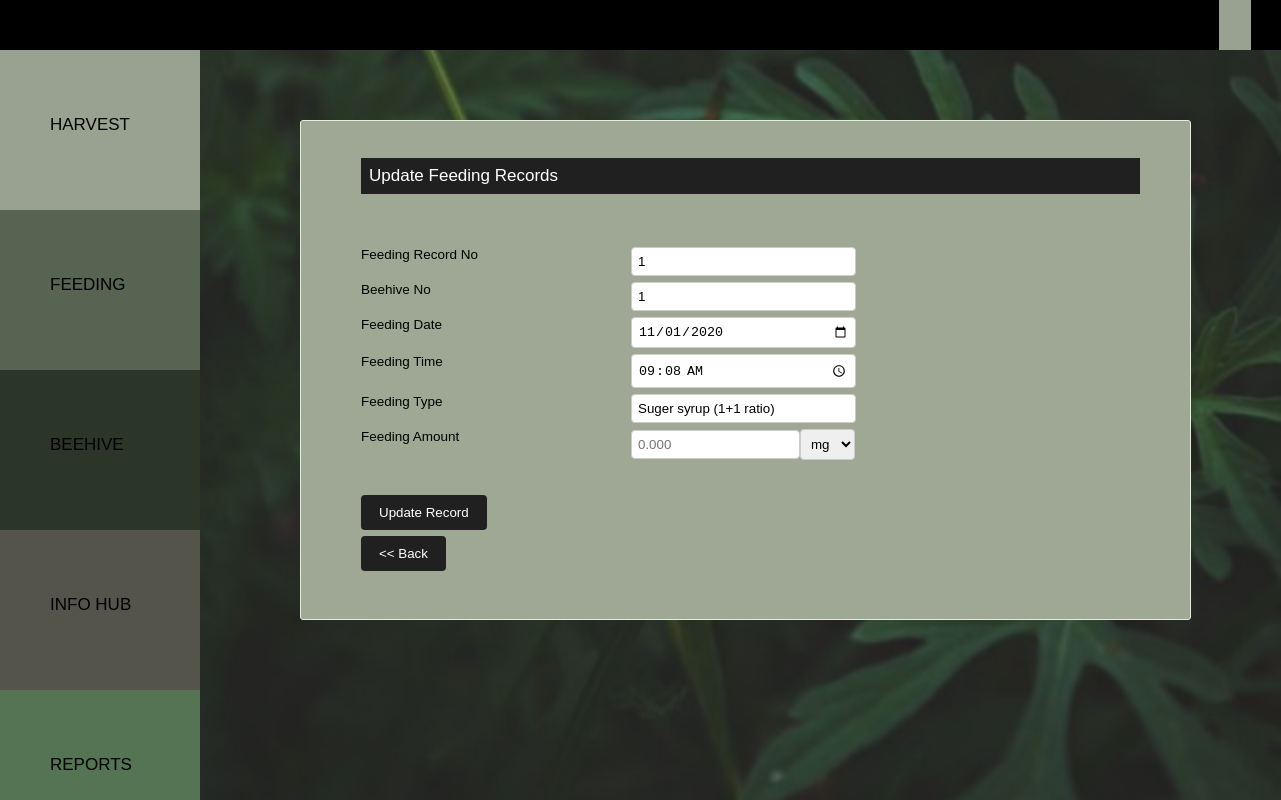
/src/php/bk_updatefeeding.php?FeedingRecNo=1, run on an earlier commit of the app's database.
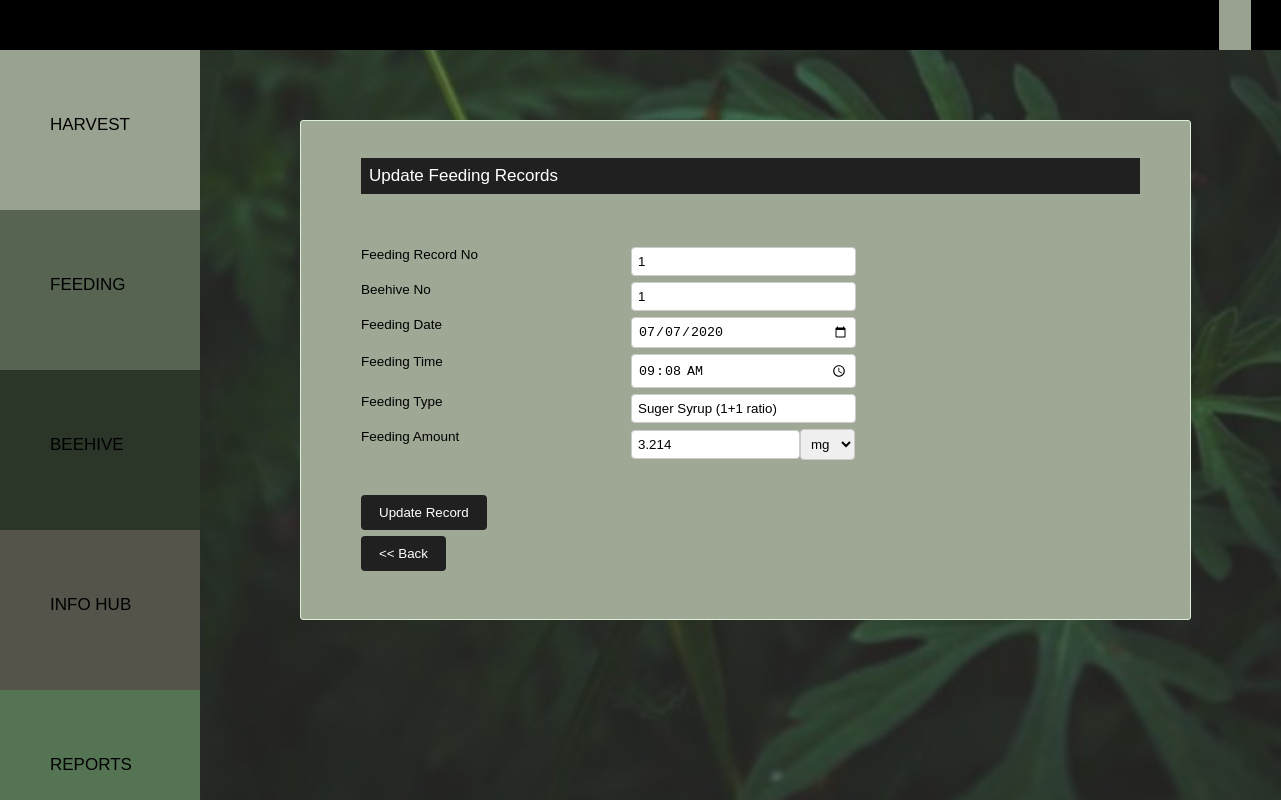
And on a later commit of the database.
### tables this page shows
CREATE TABLE `feeding` (
  `FeedingRecNo` int(10) NOT NULL,
  `userID` int(10) NOT NULL,
  `beehiveno` int(10) NOT NULL,
  `date` date NOT NULL,
  `fdate` date NOT NULL,
  `ftime` time(2) NOT NULL,
  `feedingtype` varchar(50) NOT NULL,
  `famount` decimal(20,3) NOT NULL,
  `unit` varchar(5) NOT NULL,
  `is_deleted` tinyint(1) NOT NULL DEFAULT 0
);

### src/php/bk_updatefeeding.php (the view, shortened to what this page needs)
<html>
    <head>
      <link rel="stylesheet" type="text/CSS" href="../../public/css/bk_style.css">
      <link rel="stylesheet" type="text/CSS" href="../../public/css/bk_catstyle.css">
    </head>
  <body  >
        <?php include('bk_navbar.php');
        include('bk_sidenavbar.php');
?>
<div class="main">
    <div class="bhivecontainer">
    <p >Update Feeding Records</p>
    <br />
    <br />
<?php
if(isset($_GET['FeedingRecNo'])){
  $sql1 = "SELECT FeedingRecNo,beehiveno,fdate,ftime,feedingtype,famount,unit FROM feeding WHERE  FeedingRecNo =".$_GET['FeedingRecNo'];
  $result1= mysqli_query($connection,$sql1);
  while($row=mysqli_fetch_assoc($result1)){
        echo '<form  method="post" action="" ><div class="row" >';
        echo '<div class="col1">';
        echo 'Feeding Record No </div><div class="col3">';
        echo "<input type = 'number' name='FeedingRecNo' style='width: 225px'  value ='".$row['FeedingRecNo']."' readonly>";
        echo "</div>";
        echo "</div>";
        echo '<div class="row" >';
        echo '<div class="col1">';
        echo 'Beehive No </div><div class="col3" ><input type = "number" min="0" name="beehiveno" style="width: 225px" required value ="'.$row['beehiveno'].'" >';
        echo "</div>";
        echo "</div>";
        echo '<div class="row" >';
        echo '<div class="col1">';
        echo 'Feeding Date </div><div class="col3"><input type = "date" name="fdate" style="width: 225px" required value ="'.$row['fdate'].'" >';
        echo "</div>";
        echo "</div>";
        echo '<div class="row" >';
        echo '<div class="col1">';
        echo 'Feeding Time </div><div class="col3"><input type = "time"" name="ftime" style="width: 225px" required value ="'.$row['ftime'].'" >';
        echo "</div>";
        echo "</div>";
        echo '<div class="row" >';
        echo '<div class="col1">';
        echo 'Feeding Type </div><div class="col3"><input type = "text" name="feedingtype" style="width: 225px" value ="'.$row['feedingtype'].'" required >';
        echo "</div>";
        echo "</div>";
        echo '<div class="row" >';
        echo '<div class="col1">';
        echo 'Feeding Amount </div><div class="col3"><input type = "number" min="0.000" placeholder="0.000" step="0.001" name="famount" style="width: 169px" value ="'.$row['famount'].'" required>';
        echo '<select id="unit" name="unit"  style="width: 55px" >
        <option value="" selected>'.$row['unit'].'</option>
             <option value="Kg">Kg</option>
             <option value="g">g</option>
             <option value="mg">mg</option>
        </select> ';
        echo "</div>";
        echo "</div>";
        echo"<br/>";
        echo '<div class="row"><div class="c1" style="width: 910px"><input type="submit" value="Update Record" name="update" ></div></form>';
  }}
?>
<form  action="bk_viewfeeding.php" method="post" >
        <div class="c2" style="width: 90px">
        <input type="submit" value="<< Back" name="back" >
        </div>
</div>
    </div>
<br />
<br />
  </body>
</html>

What changed in the data, as far as the page shows it:
changed feeding "mg": fdate "11/01/2020" → "07/07/2020"; feedingtype "Suger syrup (1+1 ratio)" → "Suger Syrup (1+1 ratio)"; famount (not shown) → "3.214"
